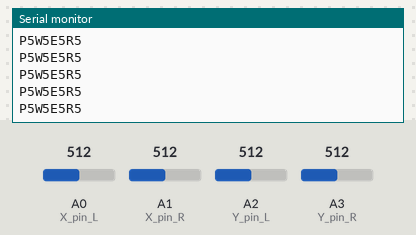
This sketch was run on a simulated Arduino Uno, built with avr-gcc and run on an emulated ATmega328P. Shown: the last lines printed to the serial monitor. Inputs (shaded band) come from the test bench; at power-on: A0 (X_pin_L) = 512, A1 (X_pin_R) = 512, A2 (Y_pin_L) = 512, A3 (Y_pin_R) = 512.

Above: at 1.2 s.
1.3 s: A0 (X_pin_L) set to 716
At 1.43 s:
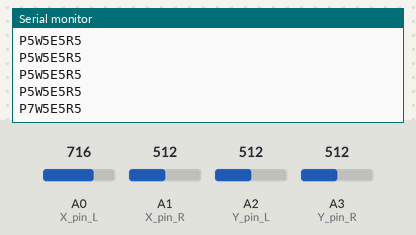
4.3 s: A1 (X_pin_R) set to 716
At 4.3 s:
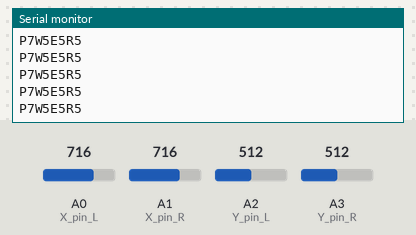
5.8 s: A2 (Y_pin_L) set to 716
At 5.84 s:
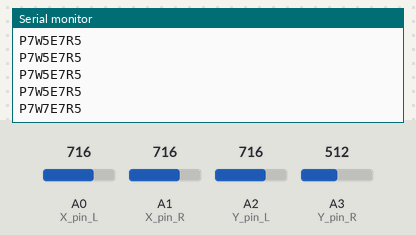
7.3 s: A3 (Y_pin_R) set to 716
At 7.38 s:
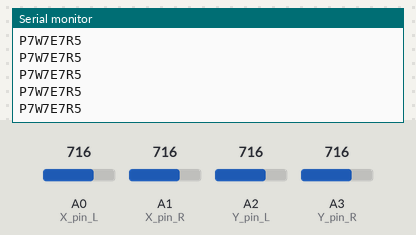
8.8 s: A0 (X_pin_L) set to 992
At 8.81 s:
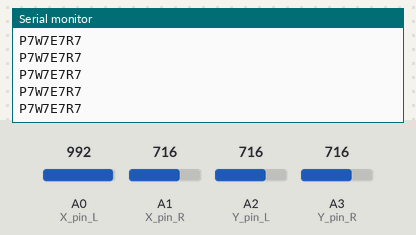
10.3 s: A1 (X_pin_R) set to 992
At 10.35 s:
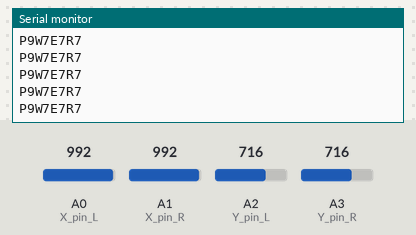
Timing chart, 0 to 12.8 s (numbered marks = the images above; inputs shaded):
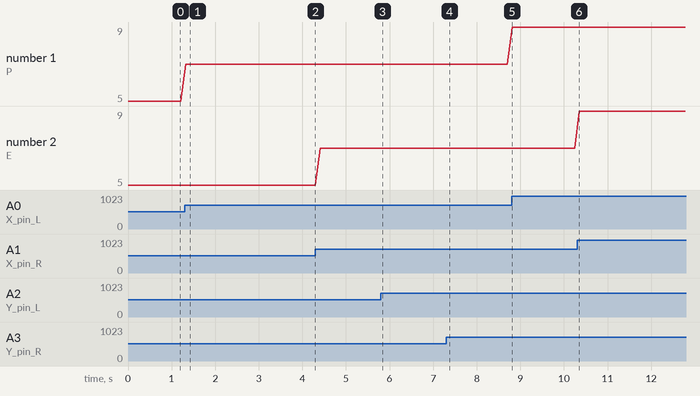

Measured:
- after the input at 1.3 s, the serial monitor: prints a new line at once (image 1)
- after the input at 5.8 s, the serial monitor: prints a new line at once (image 3)
- plotted number 1: 5 → 7 after the input at 1.3 s, 7 → 9 after the input at 8.8 s

The sketch:

Transmitter_Original.ino
```cpp
#include <NeoSWSerial.h>
const int SW_pin = 2; // digital pin connected to switch output
const int X_pin_L = 0; // analog pin connected to X output
const int Y_pin_L = 2; // analog pin connected to Y output
const int X_pin_R = 1; // analog pin connected to X output
const int Y_pin_R = 3; // analog pin connected to Y output
const int T_pin_L = 4; // analog pin connected to sliding potentiometer
const int T_pin_R = 5; // analog pin connected to sliding potentiometer
NeoSWSerial HC12(10, 11); // HC-12 TX Pin, HC-12 RX Pin
void setup() {
  HC12.begin(9600);
  pinMode(SW_pin, INPUT);
  digitalWrite(SW_pin, HIGH);
  Serial.begin(9600);

}

void loop() {
  //down left is 10
  // up right is 0
  int XL = round((analogRead(X_pin_L)/100.0));
  int YL = round((analogRead(Y_pin_L)/100.0));
  int XR = round((analogRead(X_pin_R)/100.0));
  int YR = round((analogRead(Y_pin_R)/100.0));
//  Serial.print(XL);
//  //Serial.print(" ");
//  Serial.print(XR);
// // Serial.print(" ");
//  Serial.print(YL);
//  //Serial.print(" ");
//  Serial.print(YR);
//  Serial.println(" ");
//  Serial.print(analogRead(4));
//
//  Serial.println(analogRead(5));

if(XR == 10) XR = 9;
  if(XL == 10) XL = 9;
  if(YL == 10) YL = 9;
  if(YR == 10) YR = 9;


Serial.print("P");
  Serial.print(XL);
  Serial.print("W");
  Serial.print(YL);
  Serial.print("E");
  Serial.print(XR);
  Serial.print("R");
  Serial.print(YR);
  Serial.println();

 // uint32_t format = XL*1000000+YL*10000+XR*100+YR;
  HC12.print("Q");
  HC12.print(XL);
  HC12.print("W");
  HC12.print(YL);
  HC12.print("E");
  HC12.print(XR);
  HC12.print("R");
  HC12.print(YR);
  //HC12.println();
  delay(100);
}
```
